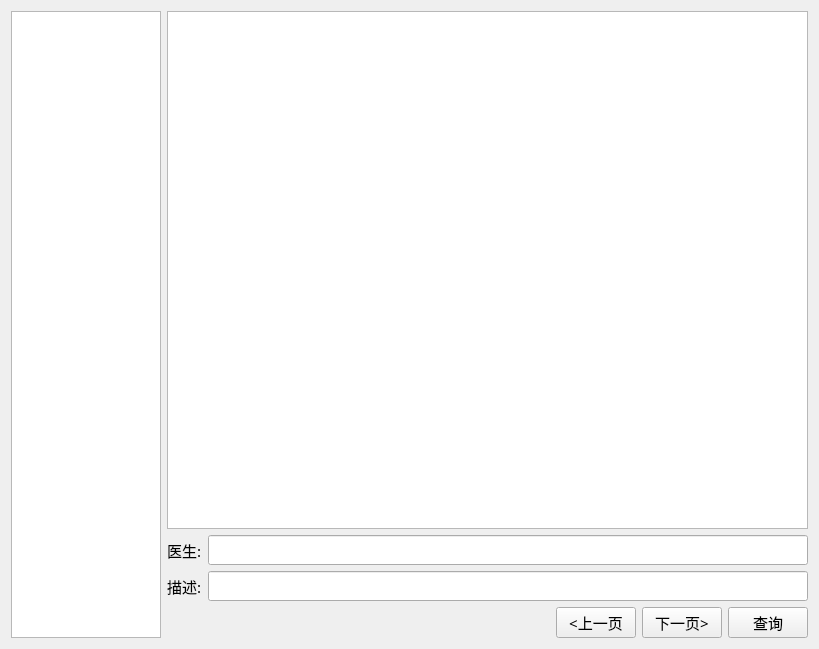
<?xml version="1.0" encoding="UTF-8"?>
<ui version="4.0">
 <class>ReportTemplate</class>
 <widget class="QDialog" name="ReportTemplate">
  <property name="geometry">
   <rect>
    <x>0</x>
    <y>0</y>
    <width>819</width>
    <height>649</height>
   </rect>
  </property>
  <property name="font">
   <font>
    <family>宋体</family>
    <pointsize>11</pointsize>
   </font>
  </property>
  <property name="windowTitle">
   <string>多点远程超声 - 诊断模板</string>
  </property>
  <layout class="QGridLayout" name="gridLayout">
   <item row="0" column="0">
    <widget class="QListWidget" name="template_source_list_widget">
     <property name="maximumSize">
      <size>
       <width>150</width>
       <height>16777215</height>
      </size>
     </property>
     <property name="iconSize">
      <size>
       <width>48</width>
       <height>48</height>
      </size>
     </property>
    </widget>
   </item>
   <item row="0" column="1">
    <widget class="QStackedWidget" name="right_stacked_widget">
     <property name="currentIndex">
      <number>1</number>
     </property>
     <widget class="QWidget" name="my_template_page">
      <layout class="QVBoxLayout" name="verticalLayout_3">
       <property name="spacing">
        <number>6</number>
       </property>
       <property name="leftMargin">
        <number>0</number>
       </property>
       <property name="topMargin">
        <number>0</number>
       </property>
       <property name="rightMargin">
        <number>0</number>
       </property>
       <property name="bottomMargin">
        <number>0</number>
       </property>
       <item>
        <widget class="QSplitter" name="splitter">
         <property name="orientation">
          <enum>Qt::Horizontal</enum>
         </property>
         <widget class="QWidget" name="disease_type_group_widget" native="true">
          <property name="styleSheet">
           <string notr="true">#disease_type_group_widget{border:1px solid #888888;}</string>
          </property>
          <layout class="QHBoxLayout" name="horizontalLayout_2">
           <property name="spacing">
            <number>0</number>
           </property>
           <property name="leftMargin">
            <number>1</number>
           </property>
           <property name="topMargin">
            <number>1</number>
           </property>
           <property name="rightMargin">
            <number>1</number>
           </property>
           <property name="bottomMargin">
            <number>1</number>
           </property>
           <item>
            <widget class="QTableView" name="disease_type_table_view">
             <property name="font">
              <font>
               <family>宋体</family>
               <pointsize>11</pointsize>
              </font>
             </property>
             <property name="frameShape">
              <enum>QFrame::NoFrame</enum>
             </property>
             <property name="selectionMode">
              <enum>QAbstractItemView::SingleSelection</enum>
             </property>
             <property name="selectionBehavior">
              <enum>QAbstractItemView::SelectRows</enum>
             </property>
             <attribute name="horizontalHeaderMinimumSectionSize">
              <number>30</number>
             </attribute>
             <attribute name="verticalHeaderVisible">
              <bool>false</bool>
             </attribute>
            </widget>
           </item>
           <item>
            <widget class="QWidget" name="disease_type_toolbar" native="true">
             <property name="sizePolicy">
              <sizepolicy hsizetype="Fixed" vsizetype="Expanding">
               <horstretch>0</horstretch>
               <verstretch>0</verstretch>
              </sizepolicy>
             </property>
             <layout class="QVBoxLayout" name="verticalLayout_2">
              <property name="spacing">
               <number>0</number>
              </property>
              <property name="leftMargin">
               <number>0</number>
              </property>
              <property name="topMargin">
               <number>0</number>
              </property>
              <property name="rightMargin">
               <number>0</number>
              </property>
              <property name="bottomMargin">
               <number>0</number>
              </property>
              <item>
               <spacer name="verticalSpacer_2">
                <property name="orientation">
                 <enum>Qt::Vertical</enum>
                </property>
                <property name="sizeHint" stdset="0">
                 <size>
                  <width>20</width>
                  <height>40</height>
                 </size>
                </property>
               </spacer>
              </item>
              <item>
               <widget class="QToolButton" name="disease_type_add_button">
                <property name="maximumSize">
                 <size>
                  <width>20</width>
                  <height>20</height>
                 </size>
                </property>
                <property name="text">
                 <string>...</string>
                </property>
                <property name="icon">
                 <iconset theme=":/ultrasound/add">
                  <normaloff>.</normaloff>.</iconset>
                </property>
               </widget>
              </item>
              <item>
               <widget class="QToolButton" name="disease_type_remove_button">
                <property name="maximumSize">
                 <size>
                  <width>20</width>
                  <height>20</height>
                 </size>
                </property>
                <property name="text">
                 <string>...</string>
                </property>
                <property name="icon">
                 <iconset theme=":/ultrasound/remove">
                  <normaloff>.</normaloff>.</iconset>
                </property>
               </widget>
              </item>
             </layout>
            </widget>
           </item>
          </layout>
         </widget>
         <widget class="QWidget" name="disease_name_group_widget" native="true">
          <property name="styleSheet">
           <string notr="true">#disease_name_group_widget{border:1px solid #888888;}</string>
          </property>
          <layout class="QHBoxLayout" name="horizontalLayout_3">
           <property name="spacing">
            <number>0</number>
           </property>
           <property name="leftMargin">
            <number>1</number>
           </property>
           <property name="topMargin">
            <number>1</number>
           </property>
           <property name="rightMargin">
            <number>1</number>
           </property>
           <property name="bottomMargin">
            <number>1</number>
           </property>
           <item>
            <widget class="QTableView" name="disease_name_table_view">
             <property name="font">
              <font>
               <family>宋体</family>
               <pointsize>11</pointsize>
              </font>
             </property>
             <property name="frameShape">
              <enum>QFrame::NoFrame</enum>
             </property>
             <property name="selectionMode">
              <enum>QAbstractItemView::SingleSelection</enum>
             </property>
             <property name="selectionBehavior">
              <enum>QAbstractItemView::SelectRows</enum>
             </property>
             <attribute name="horizontalHeaderMinimumSectionSize">
              <number>30</number>
             </attribute>
             <attribute name="verticalHeaderVisible">
              <bool>false</bool>
             </attribute>
            </widget>
           </item>
           <item>
            <widget class="QWidget" name="disease_name_toolbar" native="true">
             <property name="enabled">
              <bool>true</bool>
             </property>
             <layout class="QVBoxLayout" name="verticalLayout">
              <property name="spacing">
               <number>0</number>
              </property>
              <property name="leftMargin">
               <number>0</number>
              </property>
              <property name="topMargin">
               <number>0</number>
              </property>
              <property name="rightMargin">
               <number>0</number>
              </property>
              <property name="bottomMargin">
               <number>0</number>
              </property>
              <item>
               <spacer name="verticalSpacer">
                <property name="orientation">
                 <enum>Qt::Vertical</enum>
                </property>
                <property name="sizeHint" stdset="0">
                 <size>
                  <width>20</width>
                  <height>40</height>
                 </size>
                </property>
               </spacer>
              </item>
              <item>
               <widget class="QToolButton" name="disease_name_add_button">
                <property name="maximumSize">
                 <size>
                  <width>20</width>
                  <height>20</height>
                 </size>
                </property>
                <property name="text">
                 <string>...</string>
                </property>
                <property name="icon">
                 <iconset theme=":/ultrasound/add">
                  <normaloff>.</normaloff>.</iconset>
                </property>
               </widget>
              </item>
              <item>
               <widget class="QToolButton" name="disease_name_remove_button">
                <property name="enabled">
                 <bool>false</bool>
                </property>
                <property name="maximumSize">
                 <size>
                  <width>20</width>
                  <height>20</height>
                 </size>
                </property>
                <property name="text">
                 <string>...</string>
                </property>
                <property name="icon">
                 <iconset theme=":/ultrasound/remove">
                  <normaloff>.</normaloff>.</iconset>
                </property>
               </widget>
              </item>
             </layout>
            </widget>
           </item>
          </layout>
         </widget>
        </widget>
       </item>
       <item>
        <widget class="QLabel" name="conclusion_label">
         <property name="minimumSize">
          <size>
           <width>0</width>
           <height>30</height>
          </size>
         </property>
         <property name="font">
          <font>
           <pointsize>12</pointsize>
           <weight>75</weight>
           <bold>true</bold>
          </font>
         </property>
         <property name="text">
          <string>描述</string>
         </property>
        </widget>
       </item>
       <item>
        <widget class="QTextEdit" name="description_edit">
         <property name="sizePolicy">
          <sizepolicy hsizetype="Expanding" vsizetype="Expanding">
           <horstretch>0</horstretch>
           <verstretch>2</verstretch>
          </sizepolicy>
         </property>
         <property name="readOnly">
          <bool>false</bool>
         </property>
        </widget>
       </item>
       <item>
        <widget class="QLabel" name="description_label">
         <property name="minimumSize">
          <size>
           <width>0</width>
           <height>30</height>
          </size>
         </property>
         <property name="font">
          <font>
           <pointsize>12</pointsize>
           <weight>75</weight>
           <bold>true</bold>
          </font>
         </property>
         <property name="text">
          <string>结论</string>
         </property>
        </widget>
       </item>
       <item>
        <widget class="QTextEdit" name="conclusion_edit">
         <property name="sizePolicy">
          <sizepolicy hsizetype="Expanding" vsizetype="Expanding">
           <horstretch>0</horstretch>
           <verstretch>1</verstretch>
          </sizepolicy>
         </property>
         <property name="readOnly">
          <bool>false</bool>
         </property>
        </widget>
       </item>
       <item>
        <layout class="QHBoxLayout" name="horizontalLayout">
         <item>
          <spacer name="horizontalSpacer">
           <property name="orientation">
            <enum>Qt::Horizontal</enum>
           </property>
           <property name="sizeHint" stdset="0">
            <size>
             <width>465</width>
             <height>27</height>
            </size>
           </property>
          </spacer>
         </item>
         <item>
          <widget class="QPushButton" name="cancel_button">
           <property name="sizePolicy">
            <sizepolicy hsizetype="Minimum" vsizetype="Minimum">
             <horstretch>0</horstretch>
             <verstretch>0</verstretch>
            </sizepolicy>
           </property>
           <property name="minimumSize">
            <size>
             <width>0</width>
             <height>30</height>
            </size>
           </property>
           <property name="text">
            <string>取消</string>
           </property>
          </widget>
         </item>
         <item>
          <widget class="QPushButton" name="ok_button">
           <property name="sizePolicy">
            <sizepolicy hsizetype="Minimum" vsizetype="Minimum">
             <horstretch>0</horstretch>
             <verstretch>0</verstretch>
            </sizepolicy>
           </property>
           <property name="minimumSize">
            <size>
             <width>0</width>
             <height>30</height>
            </size>
           </property>
           <property name="text">
            <string>确定</string>
           </property>
          </widget>
         </item>
        </layout>
       </item>
      </layout>
     </widget>
     <widget class="QWidget" name="cloud_template_page">
      <layout class="QVBoxLayout" name="verticalLayout_4">
       <property name="leftMargin">
        <number>0</number>
       </property>
       <property name="topMargin">
        <number>0</number>
       </property>
       <property name="rightMargin">
        <number>0</number>
       </property>
       <property name="bottomMargin">
        <number>0</number>
       </property>
       <item>
        <widget class="QTableView" name="cloud_template_table_view">
         <attribute name="horizontalHeaderVisible">
          <bool>true</bool>
         </attribute>
         <attribute name="verticalHeaderVisible">
          <bool>false</bool>
         </attribute>
        </widget>
       </item>
       <item>
        <layout class="QHBoxLayout" name="horizontalLayout_4">
         <item>
          <widget class="QLabel" name="cloud_doctor_label">
           <property name="text">
            <string>医生:</string>
           </property>
          </widget>
         </item>
         <item>
          <widget class="QLineEdit" name="cloud_doctor_edit"/>
         </item>
        </layout>
       </item>
       <item>
        <layout class="QHBoxLayout" name="horizontalLayout_5">
         <item>
          <widget class="QLabel" name="cloud_description_label">
           <property name="text">
            <string>描述:</string>
           </property>
          </widget>
         </item>
         <item>
          <widget class="QLineEdit" name="cloud_description_edit"/>
         </item>
        </layout>
       </item>
       <item>
        <layout class="QHBoxLayout" name="horizontalLayout_6">
         <item>
          <spacer name="horizontalSpacer_2">
           <property name="orientation">
            <enum>Qt::Horizontal</enum>
           </property>
           <property name="sizeHint" stdset="0">
            <size>
             <width>40</width>
             <height>20</height>
            </size>
           </property>
          </spacer>
         </item>
         <item>
          <widget class="QPushButton" name="cloud_prev_button">
           <property name="minimumSize">
            <size>
             <width>0</width>
             <height>30</height>
            </size>
           </property>
           <property name="text">
            <string>&lt;上一页</string>
           </property>
          </widget>
         </item>
         <item>
          <widget class="QPushButton" name="cloud_next_button">
           <property name="minimumSize">
            <size>
             <width>0</width>
             <height>30</height>
            </size>
           </property>
           <property name="text">
            <string>下一页&gt;</string>
           </property>
          </widget>
         </item>
         <item>
          <widget class="QPushButton" name="cloud_query_button">
           <property name="minimumSize">
            <size>
             <width>0</width>
             <height>30</height>
            </size>
           </property>
           <property name="text">
            <string>查询</string>
           </property>
          </widget>
         </item>
        </layout>
       </item>
      </layout>
     </widget>
    </widget>
   </item>
  </layout>
 </widget>
 <layoutdefault spacing="6" margin="11"/>
 <tabstops>
  <tabstop>disease_type_table_view</tabstop>
  <tabstop>disease_name_table_view</tabstop>
  <tabstop>description_edit</tabstop>
  <tabstop>conclusion_edit</tabstop>
  <tabstop>cancel_button</tabstop>
 </tabstops>
 <resources/>
 <connections/>
</ui>
